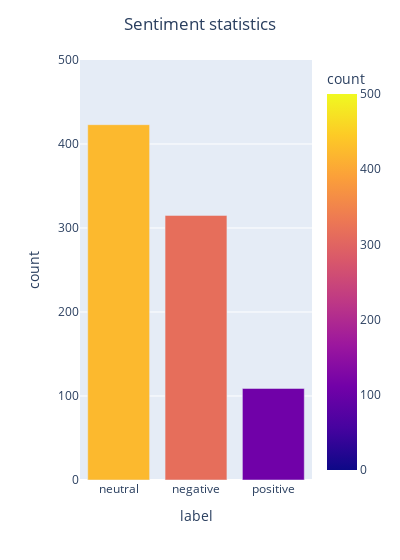

Here is the notebook cell this chart was saved with:
### Code cell
# A simple graph
import plotly.express as px

scount = processed_data['label'].value_counts()
simple_df = pd.DataFrame(scount.to_list(), index=scount.index, columns=['count'])

totalcount = len(processed_data)
maxcount = max(simple_df['count'])
ylim = math.ceil(maxcount/totalcount * 10) * (10 ** math.floor(math.log(totalcount,10)))

sfig = px.bar(simple_df,
              x=['neutral','negative','positive'],
              y=simple_df['count'],
              labels={'x': 'label'},
              range_y=[0, ylim],
              color=simple_df['count'],
              range_color=[0, ylim],
              width=400
             )

sfig.update_layout(title_text='Sentiment statistics', title_x=0.5)
sfig.show()

### Figure 1 — Plotly figure (JSON) as saved in the notebook; plotly's stock layout.template omitted (floating-point values rounded to 4 significant figures)
{"data": [{"hovertemplate": "label=%{x}<br>count=%{marker.color}<extra></extra>", "legendgroup": "", "marker": {"color": [423, 315, 109], "coloraxis": "coloraxis", "pattern": {"shape": ""}}, "name": "", "orientation": "v", "showlegend": false, "textposition": "auto", "type": "bar", "x": ["neutral", "negative", "positive"], "xaxis": "x", "y": [423, 315, 109], "yaxis": "y"}], "layout": {"barmode": "relative", "coloraxis": {"cmax": 500, "cmin": 0, "colorbar": {"title": {"text": "count"}}, "colorscale": [[0, "#0d0887"], [0.1111, "#46039f"], [0.2222, "#7201a8"], [0.3333, "#9c179e"], [0.4444, "#bd3786"], [0.5556, "#d8576b"], [0.6667, "#ed7953"], [0.7778, "#fb9f3a"], [0.8889, "#fdca26"], [1, "#f0f921"]]}, "legend": {"tracegroupgap": 0}, "margin": {"t": 60}, "title": {"text": "Sentiment statistics", "x": 0.5}, "width": 400, "xaxis": {"anchor": "y", "domain": [0, 1], "title": {"text": "label"}}, "yaxis": {"anchor": "x", "domain": [0, 1], "range": [0, 500], "title": {"text": "count"}}}}
